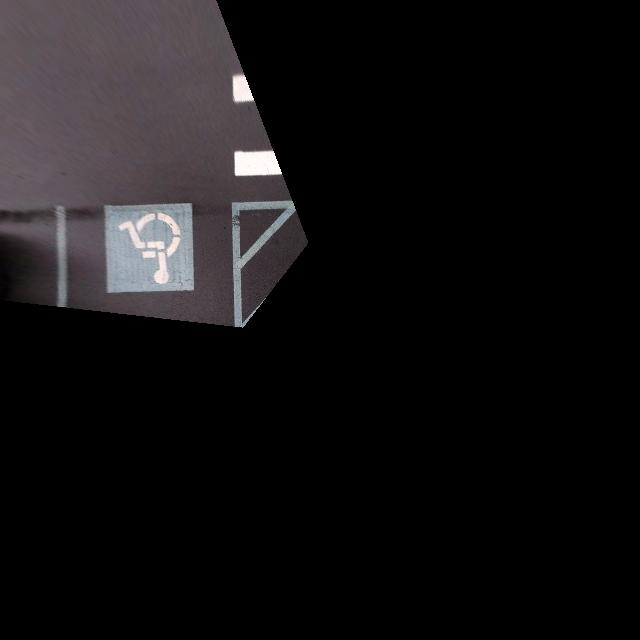
#> input picture data/test1.jpg, 640 x 640 px
$ python align_measure.py
#> lines starting #> are read from the running program, lines starting #| are printed output that depends on the picture; long printed decimals are rounded
import numpy as np
import cv2 as cv

img1_color = cv.imread('./data/test1.jpg') # queryImage
#> img1_color is the input picture: shape (640, 640, 3); mean B, G, R 18.9, 17.9, 19.5
img2_color = cv.imread('./data/test2.jpg') # trainImage (Reference)
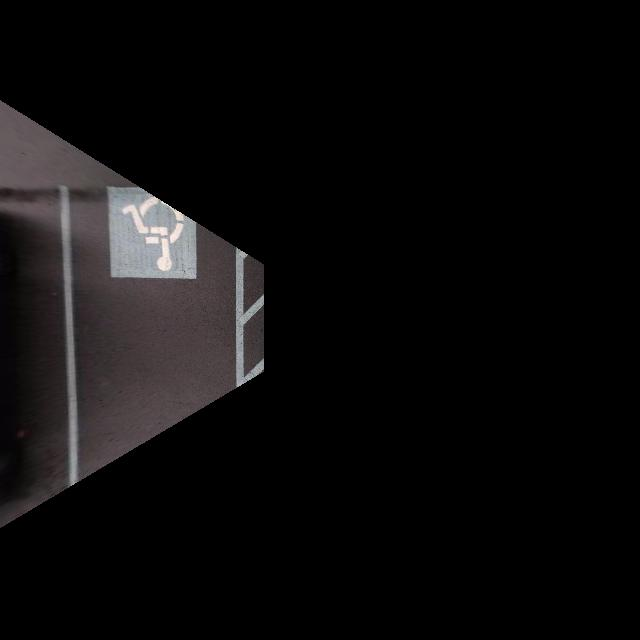
#> input picture data/test2.jpg, 640 x 640 px
#> img2_color is the input picture: shape (640, 640, 3); mean B, G, R 12.2, 12, 13

img1 = cv.cvtColor(img1_color, cv.COLOR_BGR2GRAY) # queryImage
img2 = cv.cvtColor(img2_color, cv.COLOR_BGR2GRAY) # trainImage (Reference)

# Initiate KAZE detector
kaze = cv.KAZE_create()

# find the keypoints and descriptors with KAZE
kp1, des1 = kaze.detectAndCompute(img1,None)
#> kp1 = 165 keypoints; strongest (x, y, size): (237, 89, 17.8), (265, 162, 17.9), (243, 96, 33.9), (243, 94, 9.9)
kp2, des2 = kaze.detectAndCompute(img2,None)
#> kp2 = 141 keypoints; strongest (x, y, size): (178, 228, 29.8), (141, 207, 37.5), (240, 370, 27.1), (240, 365, 34.5)

# FLANN
FLANN_INDEX_KDTREE = 1
index_params = dict(algorithm = 4, trees = 5)
search_params = dict(checks = 50)
flann = cv.FlannBasedMatcher(index_params, search_params)
matches = flann.knnMatch(des1, des2, 2)
#> matches = 165 matches

# Store all the good matches as per Lowe's ratio test.
good = []
for m,n in matches:
    if m.distance < 0.7*n.distance:
        good.append(m)
#> after the loop, good = 23 matches

src_pts =  np.float32([ kp1[m.queryIdx].pt for m in good ]).reshape(-1,1,2)
#> src_pts = 23 rows, first 8: [121.4, 226.6], [150.6, 244.1], [139.2, 244.9], [160.1, 244.5], [170.1, 250.7], [242.7, 251.1], [145.4, 254.4], [151.1, 253.9]
dst_pts =  np.float32([ kp2[m.trainIdx].pt for m in good ]).reshape(-1,1,2)
#> dst_pts = 23 rows, first 8: [124.8, 210], [153.8, 229.6], [142.8, 229.9], [163.2, 230.4], [173.1, 237.2], [245.9, 306.9], [148.8, 239.9], [154.2, 239.8]

_, mask = cv.findHomography(src_pts, dst_pts, cv.RANSAC,5.0)
#> mask = 23 values, max 1 at index 0, min 0 at index 5, mean 0.87
matchesMask = mask.ravel().tolist()
#> matchesMask = [1, 1, 1, 1, 1, 0, 1, 1, 1, 1, 1, 1, 1, 1, 1, 0, 1, 1, 1, 0, 1, 1, 1]

# Print coordinates of matched pair of keypoints
print(f"{len(src_pts)} match pairs:\n")
#| 23 match pairs:
for i in range (len(src_pts)):
    print(src_pts[i], dst_pts[i])
#> this loop made 23 passes
#| [[121.388 226.579]] [[124.808 210.010 ]]
#| [[150.566 244.094]] [[153.778 229.587]]
#| [[139.192 244.889]] [[142.808 229.882]]
#| [[160.108 244.504]] [[163.195 230.389]]
#| [[170.092 250.684]] [[173.122 237.234]]
#| [[242.734 251.123]] [[245.852 306.9097 ]]
#| [[145.439 254.352]] [[148.819 239.8509 ]]
#| [[151.0722 253.9101]] [[154.165 239.777]]
#> (further printed lines are left out)

print("\n"+ 60*'=' +"\n")

# Compute average pixel distance
error = 1 / len(src_pts) * np.sum( np.sqrt( np.sum( np.sum( ( dst_pts - src_pts ) ** 2, axis = 1), axis = 1 ) ) )
#> error = 19.62

print("Average pixel distance:  ", error)
#| Average pixel distance:   19.617

# Visualize matching pairs
draw_params = dict(matchColor = (0,255,0), # draw matches in green color
                   singlePointColor = None,
                   matchesMask = matchesMask, # draw only inliers
                   flags = 2)
#> draw_params = 4 items

img3 = cv.drawMatches(img1,kp1,img2,kp2,good,None,**draw_params)
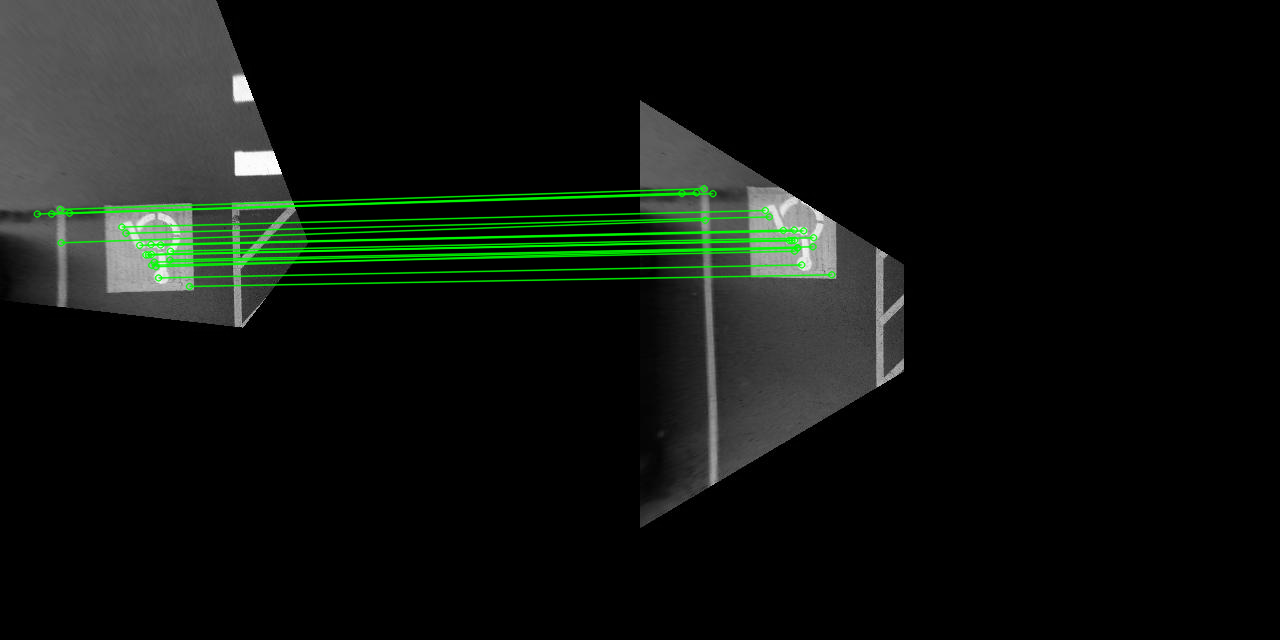
#> img3: shape (640, 1280, 3); mean of channels 0, 1, 2 14.5, 19, 14.5; drawn as B, G, R

cv.imshow('gray', img3)
cv.waitKey()
